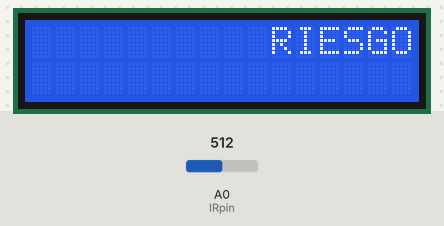
A sketch run on a simulated Arduino Uno, built with avr-gcc and run on an emulated ATmega328P. Parts: 16×2 character LCD. Inputs (shaded band) come from the test bench; at power-on: A0 (IRpin) = 512. What the sketch prints to the serial monitor is not drawn.

Above: at 30.2 s.
At 30.7 s:
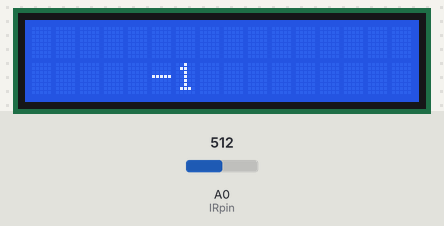

The sketch:

Frec_respiratoria_FUNCIONA.ino
```cpp
#include <LiquidCrystal.h>

LiquidCrystal lcd(12, 11, 5, 4, 3, 2);

int IRpin = A0;               // IR photodiode on analog pin A0
int IRemitter = 2;            // IR emitter LED on digital pin 2
//long ambientIR;                // variable to store the IR coming from the ambient
float obstacleIR;               // variable to store the IR coming from the object
float value[10];                // variable to store the IR values
float distance;                 // variable that will tell if there is an obstacle or not
int ciclos = 0;                  // almacena el numero de ciclos por minuto

void setup(){
  Serial.begin(9600);         // initializing Serial monitor
  pinMode(IRemitter,OUTPUT);  // IR emitter LED on digital pin 2
  digitalWrite(IRemitter,LOW);// setup IR LED as off

  lcd.begin(16, 2);
}

void loop(){
  //digitalWrite(IRemitter,LOW);     //turning the IR LEDs off to read the IR coming from the ambient
  //delay(1000);                      // minimum delay necessary to read values
  //ambientIR = analogRead(IRpin);   // storing IR coming from the ambient
  //delay(500);                      // minimum delay necessary to read values
  //distance = readIR(5.0);       // calling the function that will read the distance and passing the "accuracy" to it
  //Serial.println(distance);   // writing the read value on Serial monitor
  ciclos = contarCiclos ();   // Llama a la funcion que contara el total de ciclos por minuto

  if (ciclos < 12 || ciclos > 22){
  lcd.setCursor(10, 0);
  lcd.print("RIESGO");
  delay(500);
  lcd.setCursor(10, 0);
  lcd.print("      ");
  }

  Serial.print("Num de ciclos: ");
  Serial.println(ciclos);   // writing the read value on Serial monitor

  lcd.setCursor(5, 1);
  lcd.print("      ");

  lcd.setCursor(5, 1);
  lcd.print(ciclos);

  delay(600000);

}

float readIR(float times){
  int n = int(times);
  for(int x=0;x<times;x++){
    digitalWrite(IRemitter,HIGH);    //turning the IR LEDs on to read the IR coming from the obstacle
    delay(60);                      // minimum delay necessary to read values
    obstacleIR = analogRead(IRpin);  // storing IR coming from the obstacle
    value[x] = obstacleIR; // calculating changes in IR values and storing it for future average
  }

  for(int x=0;x<times;x++){          // calculating the average based on the "accuracy"
    distance+=value[x];
  }
  return(distance/times);            // return the final value
}


int contarCiclos(){
  unsigned long tiempoInicial = 0; // almacena el valor del tiempo inicial
  unsigned long tiempoActual = 0;         // almacenara el tiempo actual
  unsigned long tiempoTranscurrido = 0;   // almacenara la diferencia el tiempo necesario para controlar la topa de ciclos

  int numPico = -1;
  float senal[]= {0.0,0.0,0.0};
  float varAnt=0.0;
  float var=0.0;
  float distSum = 0.0;
  float distSumAnt = 0.0;

  while (tiempoTranscurrido<= 30000){
    //var = readIR(5.0);
    distSum = readIR(5.0); // almacena el promedio de cada nueva lectura del sensor
    var = distSum - distSumAnt; // arreglo para evitar la suma de valores
    Serial.println(var);
    if (var != varAnt){
        senal[0] = senal [1]; senal[1]=senal[2];
        senal[2] = var;
    }
    if (senal[1]>senal[0]&&senal[1]>senal[2]){
        numPico = numPico+1;
        Serial.println(numPico);
    }
    if (numPico==0){
      tiempoInicial = millis();
    }
  distSumAnt = distSum; //
    varAnt=var;

    tiempoActual=millis();          // Captura el tiempo transcurrido hasta este momento
    tiempoTranscurrido = tiempoActual - tiempoInicial;
    }
  return (numPico);
}
```

Measured:
- what the display in image 0 shows lasts 0.5 s, from 30.2 s to 30.7 s
